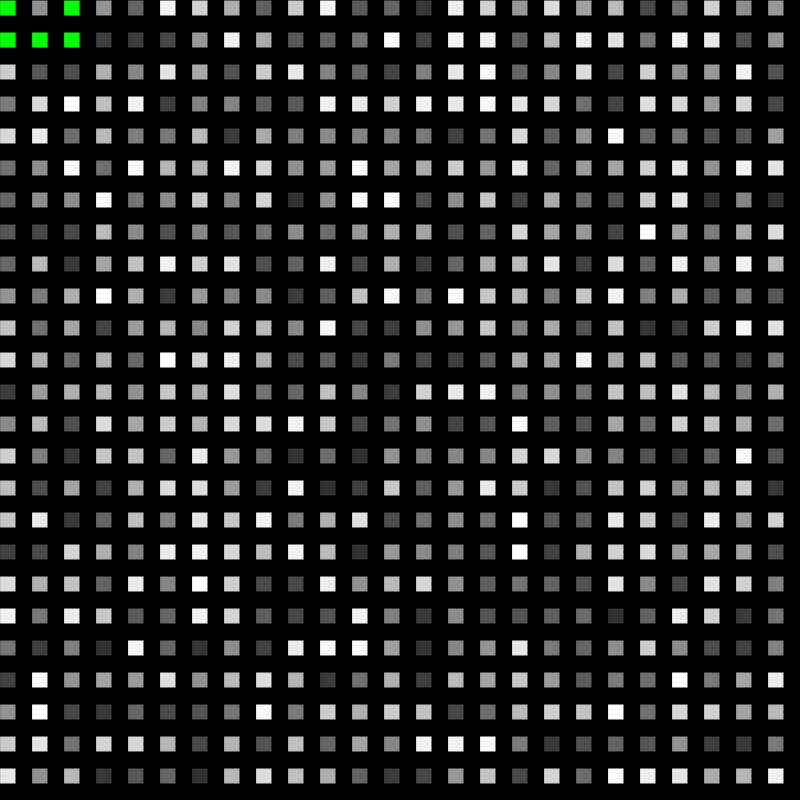
Frame 1 (no input)
Frame 60 (no input): identical to frame 1, image omitted
Frame 120 (the mouse pressed at the canvas centre since frame 60): identical to frame 1, image omitted

The p5.js sketch that drew this single still picture (run headless with seeded random() and noise() and a simulated clock; from frame 60 on, the mouse is pressed at the canvas centre):

// p5.js sketch
// ── sketch.js
let cells = []
let size = 800
let gridValue = 32
let cutSize = size/gridValue

function setup() {
    createCanvas(size, size)
    for (let i = 0; i < cutSize; i++) {
        for (let j = 0; j < cutSize; j++) {
            cells[i + j*cutSize] = new Cell(i*gridValue, j*gridValue,gridValue/2)
        }
    }
    for (let i = 0; i < cutSize; i++) {
        for (let j = 0; j < cutSize; j++) {
            cells[i + j*cutSize].addNeighbour(cells[(i+1) + j*cutSize])
            cells[i + j*cutSize].addNeighbour(cells[(i-1) + j*cutSize])
            cells[i + j*cutSize].addNeighbour(cells[i + (j+1)*cutSize])
            cells[i + j*cutSize].addNeighbour(cells[i + (j-1)*cutSize])

            cells[i + j*cutSize].addNeighbour(cells[(i+1) + (j+1)*cutSize])
            cells[i + j*cutSize].addNeighbour(cells[(i+1) + (j-1)*cutSize])
            cells[i + j*cutSize].addNeighbour(cells[(i-1) + (j+1)*cutSize])
            cells[i + j*cutSize].addNeighbour(cells[(i-1) + (j-1)*cutSize])
        }
    }
    cells[1].showNeighbours()
}

function draw() {
    background(0)
    for (let i = 0; i < cutSize; i++) {
        for (let j = 0; j < cutSize; j++) {
            cells[i + j*cutSize].draw()
        }
    }
}
// ── cell.js
class Cell {
    constructor(posX, posY, size) {
        this.neighbours = []
        this.color = color(random(50,255))
        this.posX = posX
        this.posY = posY
        this.size = size
        this.material = "inert"
    }

    isInert() {
        if (this.material = "inert")
            return true
        else
            return false
    }

    addNeighbour(neighbour) {
        this.neighbours.push(neighbour)
    }

    changeColor(newColor) {
        this.color = newColor
    }

    showNeighbours() {
        for (let i = 0; i < this.neighbours.length; i++) {
            if(this.neighbours[i] != undefined) {
                this.neighbours[i].changeColor(color(0,255,0))
            }
            
        }
    }

    draw() {
        fill(this.color)
        rect(this.posX, this.posY, this.size, this.size)
    }
}
